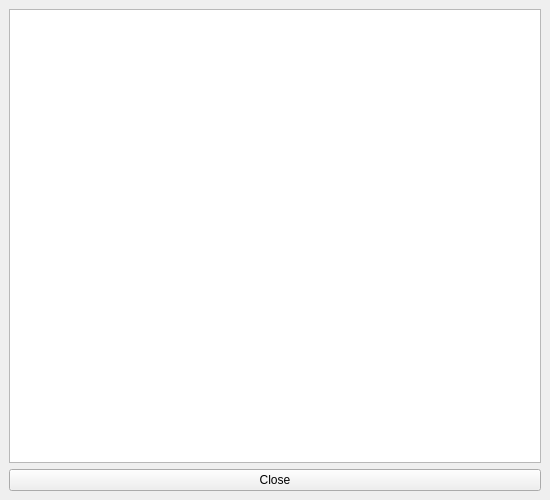
<?xml version="1.0" encoding="UTF-8"?>
<ui version="4.0">
 <class>TasksWindow</class>
 <widget class="QMainWindow" name="TasksWindow">
  <property name="windowModality">
   <enum>Qt::ApplicationModal</enum>
  </property>
  <property name="geometry">
   <rect>
    <x>0</x>
    <y>0</y>
    <width>550</width>
    <height>500</height>
   </rect>
  </property>
  <property name="sizePolicy">
   <sizepolicy hsizetype="Fixed" vsizetype="Fixed">
    <horstretch>0</horstretch>
    <verstretch>0</verstretch>
   </sizepolicy>
  </property>
  <property name="minimumSize">
   <size>
    <width>550</width>
    <height>500</height>
   </size>
  </property>
  <property name="maximumSize">
   <size>
    <width>550</width>
    <height>500</height>
   </size>
  </property>
  <property name="windowTitle">
   <string>All tasks</string>
  </property>
  <widget class="QWidget" name="centralwidget">
   <layout class="QVBoxLayout" name="verticalLayout">
    <item>
     <widget class="QTableView" name="tasksTableView"/>
    </item>
    <item>
     <widget class="QPushButton" name="closeButton">
      <property name="text">
       <string>Close</string>
      </property>
     </widget>
    </item>
   </layout>
  </widget>
  <widget class="QMenuBar" name="menubar">
   <property name="geometry">
    <rect>
     <x>0</x>
     <y>0</y>
     <width>550</width>
     <height>24</height>
    </rect>
   </property>
  </widget>
 </widget>
 <resources/>
 <connections/>
</ui>
